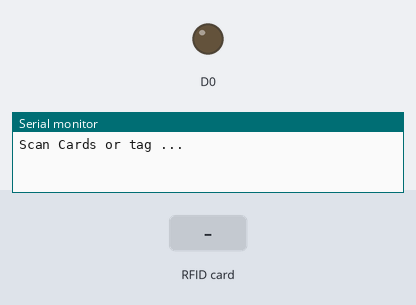
A sketch run on a simulated ESP8266 (NodeMCU). On the bench: output pins drawn as LEDs (lit = HIGH), the last lines printed to the serial monitor. The test bench sets the inputs (shaded band).

Above: at 1.2 s.
1.3 s: RFID card 8B 54 E9 A4 held to the reader
At 1.6 s:
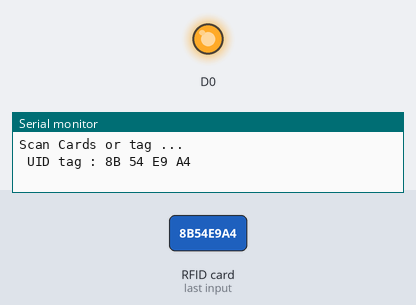
2.8 s: RFID card 5E 7A 19 C4 held to the reader
Timing chart, 0 to 5.8 s (numbered marks = the images above; inputs shaded):
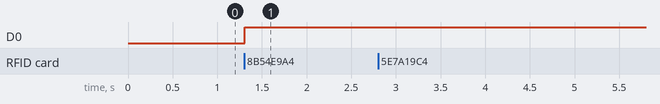

Measured:
- after the input at 1.3 s, D0: LOW → HIGH at once

The sketch:

RFID_Access.ino
```cpp
#define SS_PIN D2
#define RST_PIN D1

#include <SPI.h>
#include <MFRC522.h>

MFRC522 mfrc522(SS_PIN, RST_PIN);   // Create MFRC522 instance.
int statuss = 0;
int out = 0;
void setup()
{
  pinMode(D0,OUTPUT);
  Serial.begin(9600);   // Initiate a serial communication
  SPI.begin();      // Initiate  SPI bus
  mfrc522.PCD_Init();   // Initiate MFRC522
  Serial.println("Scan Cards or tag ...");


}
void loop()
{
  // Look for new cards
  if ( ! mfrc522.PICC_IsNewCardPresent())
  {
    return;
  }
  // Select one of the cards
  if ( ! mfrc522.PICC_ReadCardSerial())
  {
    return;
  }
  //โชวรหัสใน tag
  Serial.println();
  Serial.print(" UID tag :");
  String content= "";
  byte letter;
  for (byte i = 0; i < mfrc522.uid.size; i++)
  {
     Serial.print(mfrc522.uid.uidByte[i] < 0x10 ? " 0" : " ");
     Serial.print(mfrc522.uid.uidByte[i], HEX);
     content.concat(String(mfrc522.uid.uidByte[i] < 0x10 ? " 0" : " "));
     content.concat(String(mfrc522.uid.uidByte[i], HEX));
  }
  content.toUpperCase();
  Serial.println();
  digitalWrite(D0,1);
  //ทำให้ cards ปริ้น hellowrld
  if (content.substring(1) == "8B 54 E9 A4")
  {

    delay(500);
    Serial.println(" Hello world ");
    Serial.println(" Welcome to RFID ");
    delay(1000);
    Serial.println();
    statuss = 1;
  }

  else   {
    Serial.println(" not thing ");
    delay(3000);
  }
}
```
